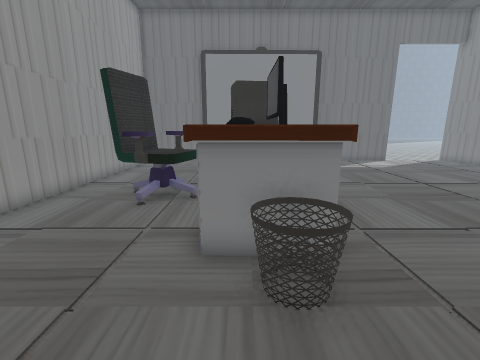
View 1 (above)

14 first-person views from a walk through a scene from a Unity 3-D project. The camera is 1.3 m above the floor, tilts 12° down and sees 90° across. The floor is counted in squares, 0.5 m on a side. Each view is taken from the middle of a square. On the plan, view 1 faces up. The plan holds only what a view shows up to about 17 squares ahead; the rest is blank. The place goes on beyond the plan. Door leaves are left out, so doorways stand open. Some surface patterns are stand-ins.

View 2
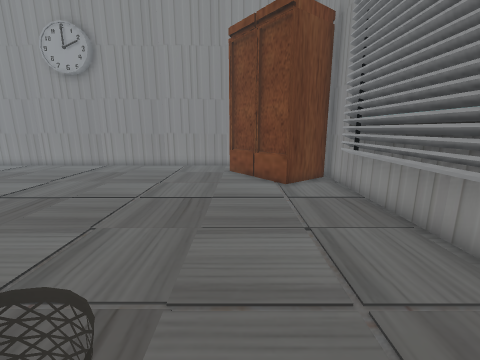

View 3
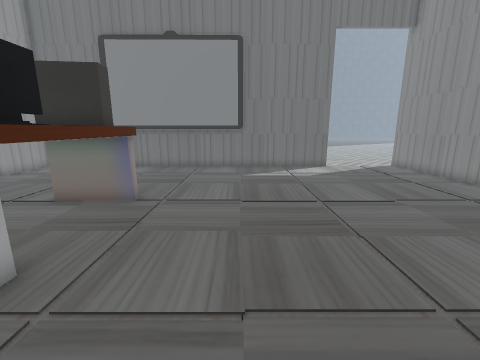

View 4
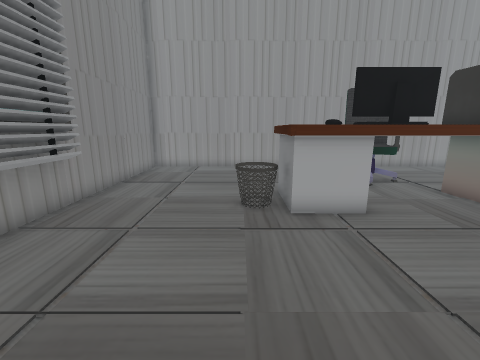

View 5
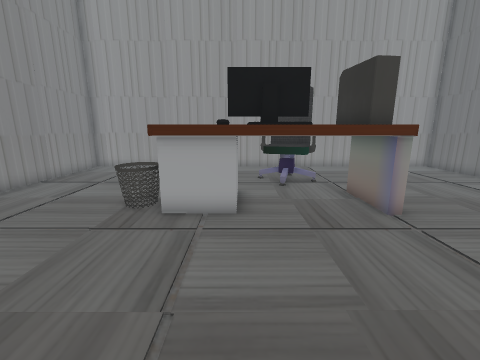

View 6
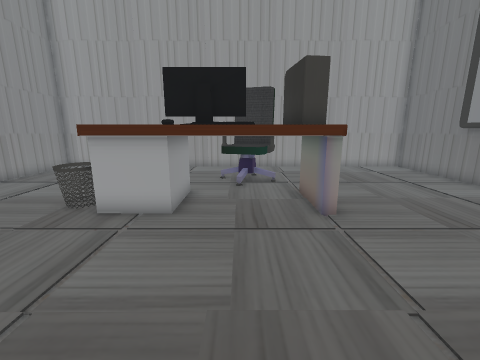

View 7
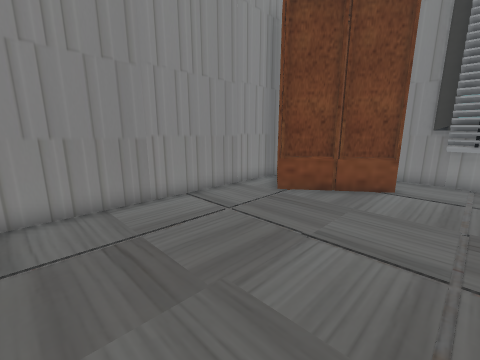

View 8
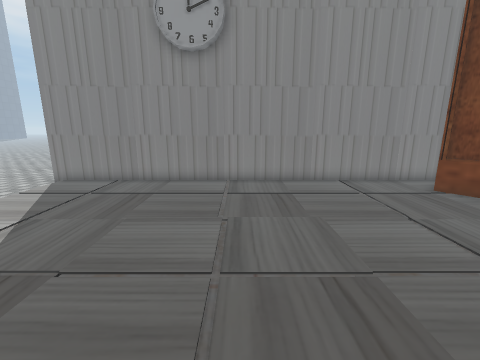

View 9
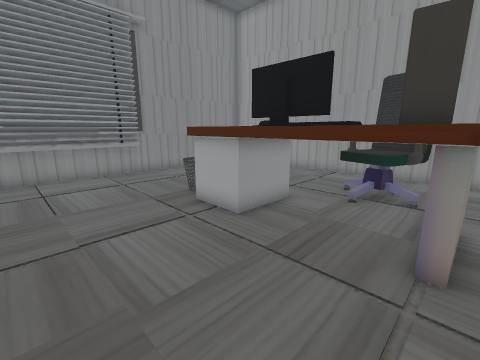

View 10
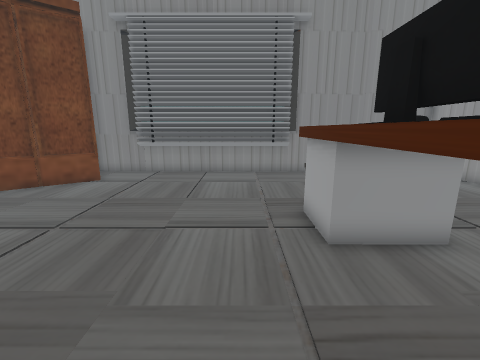

View 11
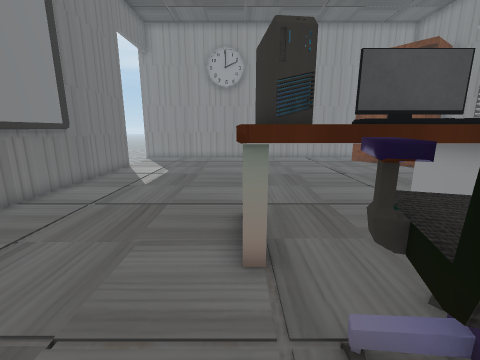

View 12
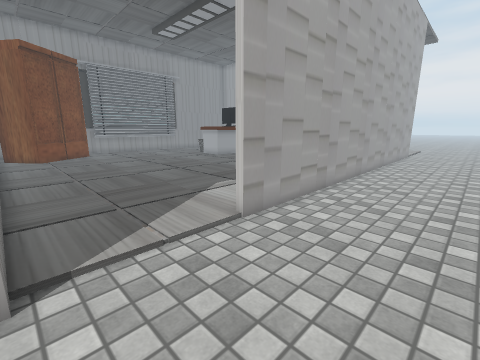

View 13
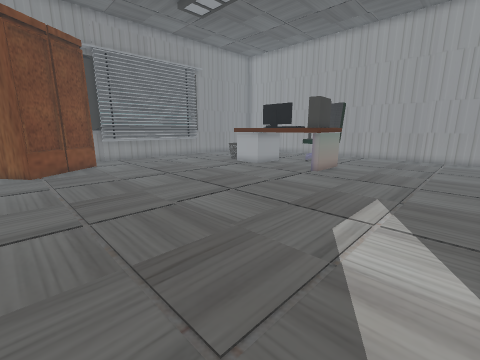

View 14
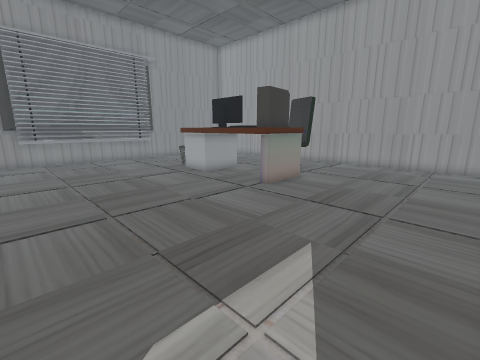

### Floor plan
Key: @ floor where view 1 was taken; # wall or solid block; . floor; D open door; ^ raised ledge; C chair; M monitor; T table; A cabinet; K keyboard; O other object.
Columns run from 8 left of view 1 to 17 right of it. Each row starts with its distance up from view 1.
 25    ....................  .
 24    .....................
 23     ......................
 22      .....................
 21       ...................#
 20 ####################DDDDDD
 19 #........................#
 18 #........................#
 17 #........................#
 16 #........................#
 15 #........................#
 14 #........................#
 13 #........................#
 12 #......TTTT..............#
 11 #...CCCTTTT..............#
 10 #...CCCTK T..............#
  9 #..CCCCTKMT..............#
  8 #...CCCTKMM..............#
  7 #......TKMM..............#
  6 #......   T..............#
  5 #......TTTT..............#
  4 #......TTTT..............#
  3 #.......OOO............A.#
  2 #.....................AAA#
  1 #...................AAA A#
  0 #.......@..........AA    #
 -1 #...................A
 -2 #................##.AAA
 -3 ##########^^^^^^^^#####

Where each view was taken, in squares from view 1:
view 1: 0 up, 0 right, facing up
view 2: 2 up, 0 right, facing right
view 3: 3 up, 6 right, facing up
view 4: 3 up, 9 right, facing left
view 5: 7 up, 9 right, facing left
view 6: 9 up, 9 right, facing left
view 7: 11 up, 9 right, facing down-right
view 8: 11 up, 5 right, facing right
view 9: 12 up, 7 right, facing down-left
view 10: 12 up, 4 right, facing down
view 11: 12 up, 5 left, facing right
view 12: 25 up, 17 right, facing down-left
view 13: 19 up, 16 right, facing down-left
view 14: 19 up, 11 right, facing down-left
